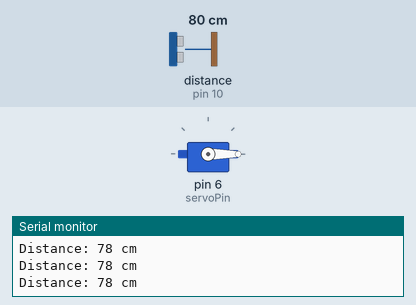
Simulated run of this sketch. Board: Arduino Uno, built with avr-gcc and run on an emulated ATmega328P. On the bench: servo, the last lines printed to the serial monitor. Wiring (inferred from the names in the program): ultrasonic range finder: trigger pin 8; echo pin 10. The inputs (shaded band) are chosen by the test bench; at power-on: distance to the obstacle (sensor on pin 10) 80 cm. The echo pulse lasts 58.3 µs per cm.

Above: at 1.2 s.
1.3 s: distance to the obstacle (sensor on pin 10) set to 22 cm
2.8 s: distance to the obstacle (sensor on pin 10) set to 17 cm
At 3.4 s:
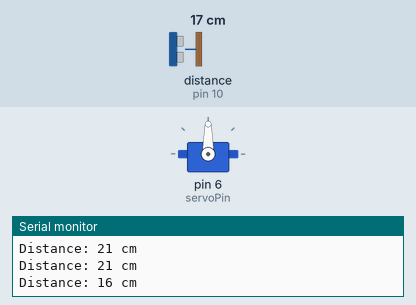
4.4 s: distance to the obstacle (sensor on pin 10) set to 35 cm
At 6.9 s:
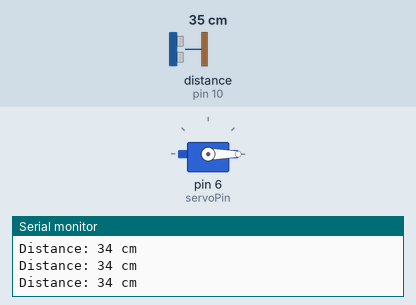
7.4 s: distance to the obstacle (sensor on pin 10) set to 2 cm
At 8.3 s:
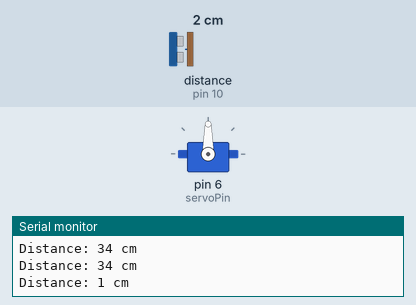
Timing chart, 0 to 9.9 s (numbered marks = the images above; inputs shaded):
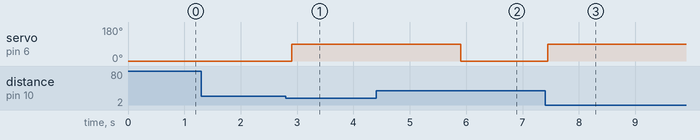

Measured:
- the behaviour switches between 21 and 20 cm on distance to the obstacle (sensor on pin 10) (found by bisection; images 0 and 1)
- after the input at 2.8 s, servo on pin 6 (servoPin): 0° → 90° after 0.10 s
- after the input at 4.4 s, servo on pin 6 (servoPin): goes on until 5.9 s, then stays 0°
- after the input at 7.4 s, servo on pin 6 (servoPin): 0° → 90° at once

The sketch:

auto_trash_can.ino
```cpp
#include <Servo.h>

const int trigPin  = 8;
const int echoPin  = 10;
const int servoPin = 6;

const int triggerDistance = 20;
const int openAngle       = 90;
const int closedAngle     = 0;
const int holdTime        = 3000;

Servo lidServo;

void setup() {
  pinMode(trigPin, OUTPUT);
  pinMode(echoPin, INPUT);
  lidServo.attach(servoPin);
  lidServo.write(closedAngle);
  Serial.begin(9600);
}

void loop() {
  int distance = getDistance();
  Serial.print("Distance: "); Serial.print(distance); Serial.println(" cm");

  if (distance < triggerDistance) {
    openLid();
  }
  delay(100);
}

void openLid() {
  lidServo.write(openAngle);
  delay(holdTime);
  lidServo.write(closedAngle);
}

int getDistance() {
  digitalWrite(trigPin, LOW);
  delayMicroseconds(2);
  digitalWrite(trigPin, HIGH);
  delayMicroseconds(10);
  digitalWrite(trigPin, LOW);

  long duration = pulseIn(echoPin, HIGH);
  return duration * 0.034 / 2;
}
```
